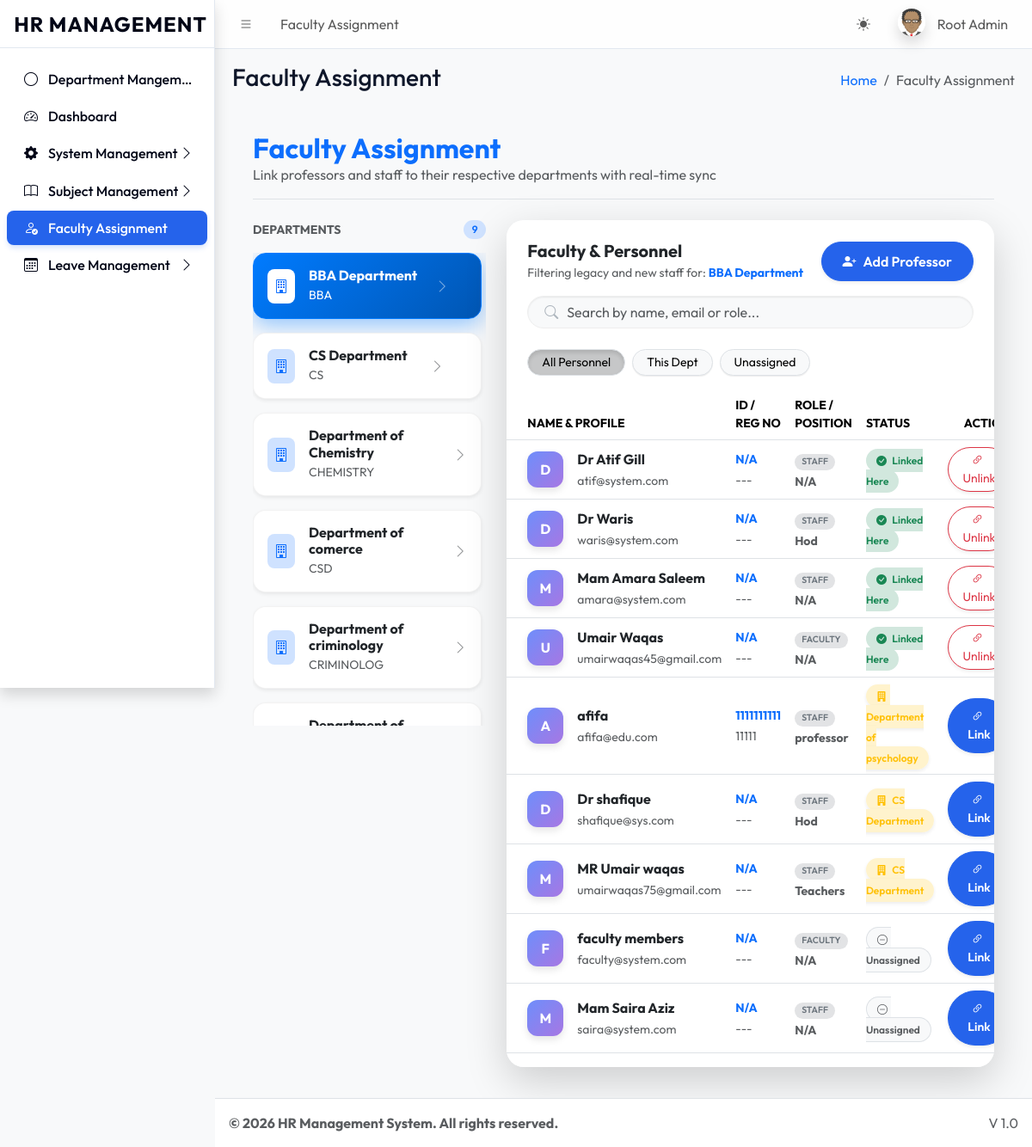
Page /dashboards/super_admin/assign_faculty.php (signed in) on the earlier database version.
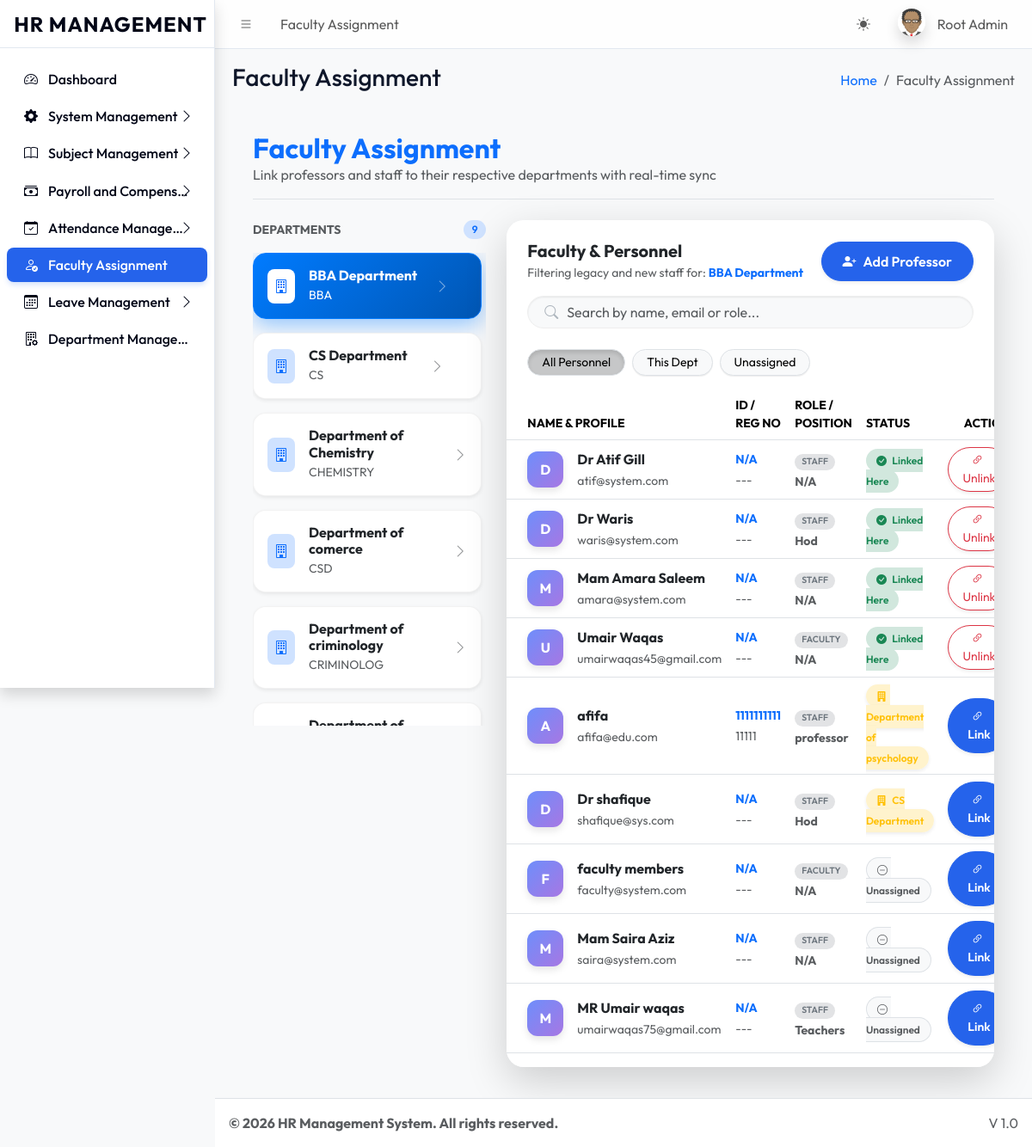
Same page on the later database version.
### tables this page shows
CREATE TABLE `sys_pages` (
  `id` int(11) NOT NULL,
  `parent_id` int(11) DEFAULT 0,
  `page_name` varchar(100) NOT NULL,
  `page_url` varchar(255) DEFAULT '#',
  `icon_class` varchar(50) DEFAULT 'bi bi-circle',
  `sort_order` int(11) DEFAULT 0
);

CREATE TABLE `departments` (
  `id` int(11) NOT NULL,
  `name` varchar(100) NOT NULL,
  `code` varchar(10) NOT NULL,
  `created_at` timestamp NOT NULL DEFAULT current_timestamp(),
  `deleted_at` timestamp NULL DEFAULT NULL
);

CREATE TABLE `user_profiles` (
  `user_id` int(11) NOT NULL,
  `designation` varchar(150) DEFAULT NULL,
  `department_id` int(11) DEFAULT NULL,
  `joining_date` date DEFAULT NULL,
  `tenure_status` enum('Tenured','Non-Tenured','Not Applicable') DEFAULT 'Not Applicable',
  `confirmation_status` enum('Confirmed','Probation') DEFAULT 'Probation',
  `last_promotion_date` date DEFAULT NULL
);

CREATE TABLE `users` (
  `id` int(11) NOT NULL,
  `name` varchar(100) NOT NULL,
  `email` varchar(100) NOT NULL,
  `password` varchar(255) NOT NULL,
  `role` varchar(50) NOT NULL,
  `identity_no` varchar(50) DEFAULT NULL,
  `registration_no` varchar(50) DEFAULT NULL,
  `is_active` tinyint(1) DEFAULT 1,
  `department_id` int(11) DEFAULT NULL,
  `biometric_id` varchar(100) DEFAULT NULL
);

### dashboards/super_admin/assign_faculty.php (the view, shortened to what the changed rows need)
<?php
require_once '../../core/db.php';
require_once '../../includes/header.php';
$departments = $pdo->query("SELECT * FROM departments WHERE deleted_at IS NULL ORDER BY name ASC")->fetchAll();
$selectedDeptId = $_GET['dept_id'] ?? ($departments[0]['id'] ?? null);
?>
<div class="container-fluid p-4">
    <div class="mb-4 pb-3 border-bottom animate__animated animate__fadeIn">
        <h2 class="fw-bold m-0 text-primary">Faculty Assignment</h2>
    </div>
    <div class="row g-4 animate__animated animate__fadeInUp">
        <div class="col-lg-4">
            <div class="scroll-area" style="height: calc(100vh - 250px); overflow-y: auto; padding-right: 5px;">
                <?php foreach ($departments as $d): ?>
                <div class="card dept-card mb-3 shadow-sm <?= $selectedDeptId == $d['id'] ? 'active' : '' ?>" onclick="window.location.href='?dept_id=<?= $d['id'] ?>'">
                    <div class="card-body p-3 d-flex justify-content-between align-items-center">
                        <div class="d-flex align-items-center">
                            <div class="me-3 p-2 rounded-3 <?= $selectedDeptId == $d['id'] ? 'bg-white text-primary' : 'bg-primary-subtle text-primary' ?>">
                                <i class="bi bi-building"></i>
                            </div>
                            <div>
                                <div class="fw-bold h6 mb-0"><?= htmlspecialchars($d['name']) ?></div>
                                <small class="<?= $selectedDeptId == $d['id'] ? '' : 'text-muted' ?>"><?= $d['code'] ?></small>
                            </div>
                        </div>
                        <i class="bi bi-chevron-right opacity-50"></i>
                    </div>
                </div>
                <?php endforeach; ?>
            </div>
        </div>
        <div class="col-lg-8">
            <div class="card shadow-lg border-0" style="border-radius: 20px; background: rgba(255,255,255,0.9); backdrop-filter: blur(10px);">
                <div class="card-header bg-transparent border-0 py-4 px-4">
                    <div class="d-flex justify-content-between align-items-center mb-3">
                        <div>
                            <small class="text-muted">Filtering legacy and new staff for: <span class="text-primary fw-bold"><?= $selectedDeptId ? htmlspecialchars($pdo->query("SELECT name FROM departments WHERE id = $selectedDeptId")->fetchColumn()) : 'None' ?></span></small>
                        </div>
                    </div>
                </div>
                <div class="card-body px-0 pt-0">
                    <?php if ($selectedDeptId): ?>
                        <div class="table-responsive">
                            <table class="table table-hover align-middle mb-0" id="facultyTable">
                                <thead class="bg-light">
                                    <tr class="text-muted small text-uppercase">
                                        <th class="ps-4">Name & Profile</th>
                                        <th>ID / Reg No</th>
                                        <th>Role / Position</th>
                                        <th>Status</th>
                                        <th class="text-end pe-4">Action</th>
                                    </tr>
                                </thead>
                                <tbody>
                                    <?php
                                    $stmt = $pdo->prepare("
                                        SELECT u.id, u.name, u.email, u.role, u.identity_no, u.registration_no, p.designation, p.department_id
                                        FROM users u
                                        JOIN user_profiles p ON u.id = p.user_id
                                        WHERE u.role IN ('faculty', 'staff')
                                        ORDER BY (p.department_id = ?) DESC, u.name ASC
                                    ");
                                    $stmt->execute([$selectedDeptId]);
                                    $users = $stmt->fetchAll();
                                    foreach ($users as $user):
                                        $isThisDept = $user['department_id'] == $selectedDeptId;
                                        $hasOtherDept = $user['department_id'] && $user['department_id'] != $selectedDeptId;
                                        $isUnassigned = !$user['department_id'];
                                        $statusType = 'all';
                                        if ($isThisDept) $statusType = 'linked';
                                        elseif ($isUnassigned) $statusType = 'unassigned';
                                        elseif ($hasOtherDept) $statusType = 'other';
                                    ?>
                                    <tr class="faculty-row"
                                        data-search="<?= strtolower($user['name'].' '.$user['email'].' '.$user['role'].' '.$user['designation'].' '.$user['identity_no'].' '.$user['registration_no']) ?>"
                                        data-status="<?= $statusType ?>"
                                        id="user-row-<?= $user['id'] ?>">
                                        <td class="ps-4">
                                            <div class="d-flex align-items-center">
                                                <div class="avatar-circle me-3"><?= strtoupper(substr($user['name'], 0, 1)) ?></div>
                                                <div>
                                                    <div class="fw-bold text-dark"><?= htmlspecialchars($user['name']) ?></div>
                                                    <small class="text-muted"><?= htmlspecialchars($user['email']) ?></small>
                                                </div>
                                            </div>
                                        </td>
                                        <td>
                                            <div class="small fw-bold text-primary"><?= htmlspecialchars($user['identity_no'] ?: 'N/A') ?></div>
                                            <small class="text-muted"><?= htmlspecialchars($user['registration_no'] ?: '---') ?></small>
                                        </td>
                                        <td>
                                            <span class="badge bg-secondary-subtle text-secondary rounded-pill px-2" style="font-size: 0.65rem;"><?= strtoupper($user['role']) ?></span><br>
                                            <small class="text-muted fw-bold"><?= htmlspecialchars($user['designation'] ?: 'N/A') ?></small>
                                        </td>
                                        <td id="status-col-<?= $user['id'] ?>">
                                            <?php if ($isThisDept): ?>
                                                <span class="status-badge bg-success-subtle text-success"><i class="bi bi-check-circle-fill me-1"></i> Linked Here</span>
                                            <?php elseif ($hasOtherDept):
                                                $otherDept = $pdo->query("SELECT name FROM departments WHERE id = " . $user['department_id'])->fetchColumn();
                                            ?>
                                                <span class="status-badge bg-warning-subtle text-warning shadow-sm" title="<?= htmlspecialchars($otherDept) ?>"><i class="bi bi-building-fill me-1"></i> <?= htmlspecialchars($otherDept) ?></span>
                                            <?php else: ?>
                                                <span class="status-badge bg-light text-muted border"><i class="bi bi-dash-circle me-1"></i> Unassigned</span>
                                            <?php endif; ?>
                                        </td>
                                        <td class="text-end pe-4" id="action-col-<?= $user['id'] ?>">
                                            <?php if ($isThisDept): ?>
                                                <button onclick="toggleLink(<?= $user['id'] ?>, <?= $selectedDeptId ?>, 'unlink', this)" class="btn btn-sm btn-outline-danger rounded-pill px-3 shadow-sm">
                                                    <i class="bi bi-link-45deg me-1"></i> Unlink
                                                </button>
                                            <?php else: ?>
                                                <button onclick="toggleLink(<?= $user['id'] ?>, <?= $selectedDeptId ?>, 'link', this)" class="btn btn-sm btn-primary rounded-pill px-3 shadow-sm">
                                                    <i class="bi bi-link-45deg me-1"></i> Link
                                                </button>
                                            <?php endif; ?>
                                        </td>
                                    </tr>
                                    <?php endforeach; ?>
                                </tbody>
                            </table>
                        </div>
                    <?php endif; ?>
                </div>
            </div>
        </div>
    </div>
</div>
<?php require_once '../../includes/footer.php'; ?>

### includes/header.php (shortened to what the changed rows need)
<?php
require_once __DIR__ . '/../core/session.php';
$current_url = substr($_SERVER['SCRIPT_NAME'], strlen('/universal/'));
$pageStmt = $pdo->prepare("SELECT * FROM sys_pages WHERE page_url LIKE ? LIMIT 1");
$pageStmt->execute(["%$current_url%"]);
$currentPageData = $pageStmt->fetch();
$pageTitle = $currentPageData['page_name'] ?? 'Dashboard';
$pageId = $currentPageData['id'] ?? 0;
$breadcrumbs = [];
if ($currentPageData) {
    $crumbId = $currentPageData['id'];
    while($crumbId != 0) {
        $crumbStmt = $pdo->prepare("SELECT id, parent_id, page_name, page_url FROM sys_pages WHERE id = ?");
        $crumbStmt->execute([$crumbId]);
        $crumb = $crumbStmt->fetch();
        array_unshift($breadcrumbs, $crumb);
        $crumbId = $crumb['parent_id'];
    }
}
?>
<!DOCTYPE html>
<html lang="en"> <head>
    <link rel="stylesheet" href="<?= BASE_URL ?>assets/css/bootstrap.min.css" />
    <link rel="stylesheet" href="<?= BASE_URL ?>assets/css/bootstrap-icons.css" />
    <link rel="stylesheet" href="<?= BASE_URL ?>assets/css/adminlte.min.css" />
    <link rel="stylesheet" href="<?= BASE_URL ?>assets/css/custom_theme.css" />
</head>
<body class="layout-fixed sidebar-expand-lg bg-body-tertiary">
<div class="app-wrapper">
    <nav class="app-header navbar navbar-expand bg-body">
        <div class="container-fluid">
            <ul class="navbar-nav">
                <li class="nav-item d-none d-md-block"> <a href="#" class="nav-link"><?= $pageTitle ?></a> </li>
            </ul>
        </div>
    </nav>
    <?php include 'sidebar.php'; ?>
    <main class="app-main">
        <div class="app-content-header">
            <div class="container-fluid">
                <div class="row">
                    <div class="col-sm-6"><h3 class="mb-0"><?= $pageTitle ?></h3></div>
                    <div class="col-sm-6">
                        <ol class="breadcrumb float-sm-end">
                            <li class="breadcrumb-item"><a href="<?= BASE_URL ?>">Home</a></li>
                            <?php foreach($breadcrumbs as $b): ?>
                                <li class="breadcrumb-item <?= ($b['id'] == $pageId) ? 'active' : '' ?>">
                                    <?= htmlspecialchars($b['page_name']) ?>
                                </li>
                            <?php endforeach; ?>
                        </ol>
                    </div>
                </div>
            </div>
        </div>
        <div class="app-content">
            <div class="container-fluid">

### includes/sidebar.php (shortened to what the changed rows need)
<aside class="app-sidebar shadow">
    <div class="sidebar-wrapper">
        <nav class="mt-2">
            <ul class="nav sidebar-menu flex-column" data-lte-toggle="treeview" role="menu" data-accordion="false">
                <?php
                function renderMenu($pdo, $parentId = 0, $userRole, $currentPath)
                {
                    $sql = "
                        SELECT p.* FROM sys_pages p
                        JOIN role_access ra ON p.id = ra.page_id
                        WHERE p.parent_id = ? AND ra.role_key = ?
                        ORDER BY p.sort_order ASC
                    ";
                    $stmt = $pdo->prepare($sql);
                    $stmt->execute([$parentId, $userRole]);
                    $items = $stmt->fetchAll();
                    foreach ($items as $item) {
                        $itemUrl = str_replace('\\', '/', $item['page_url']);
                        $childSql = "
                            SELECT p.* FROM sys_pages p
                            JOIN role_access ra ON p.id = ra.page_id
                            WHERE p.parent_id = ? AND ra.role_key = ?
                            ORDER BY p.sort_order ASC
                        ";
                        $childStmt = $pdo->prepare($childSql);
                        $childStmt->execute([$item['id'], $userRole]);
                        $children = $childStmt->fetchAll();
                        $hasChildren = count($children) > 0;
                        $isActive = ($currentPath === $itemUrl && $itemUrl !== '#');
                        $isExpanded = false;
                        $itemClass = "nav-item";
                        $linkClass = "nav-link";
                        if ($isActive || ($hasChildren && $isExpanded)) $linkClass .= " active";
                        echo '<li class="' . $itemClass . '">';
                        echo '<a href="' . ($hasChildren ? '#' : BASE_URL . $itemUrl) . '" class="' . $linkClass . '">';
                        echo '<i class="nav-icon ' . ($item['icon_class'] ?: 'bi bi-circle') . '"></i>';
                        echo '<p>' . htmlspecialchars($item['page_name']);
                        if ($hasChildren) {
                            echo '<i class="nav-arrow bi bi-chevron-right"></i>';
                        }
                        echo '</p></a>';
                        echo '</li>';
                    }
                }
                $currentPath = str_replace('\\', '/', substr($_SERVER['SCRIPT_NAME'], strlen('/universal/')));
                renderMenu($pdo, 0, $_SESSION['role'], $currentPath);
                ?>
            </ul>
        </nav>
    </div>
</aside>

Differences in the rows shown:
added sys_pages: page_name "Payroll and Compens…"
added sys_pages: page_name "Attendance Manage…"
changed sys_pages: icon_class empty → "bi bi-building-gear" (drawn); page_name "Department Mangem…" → "Department Manage…"; moves down the list
changed user_profiles "Teachers": department.name "CS Department" → (not shown); now shows "Unassigned"; moves down the list
